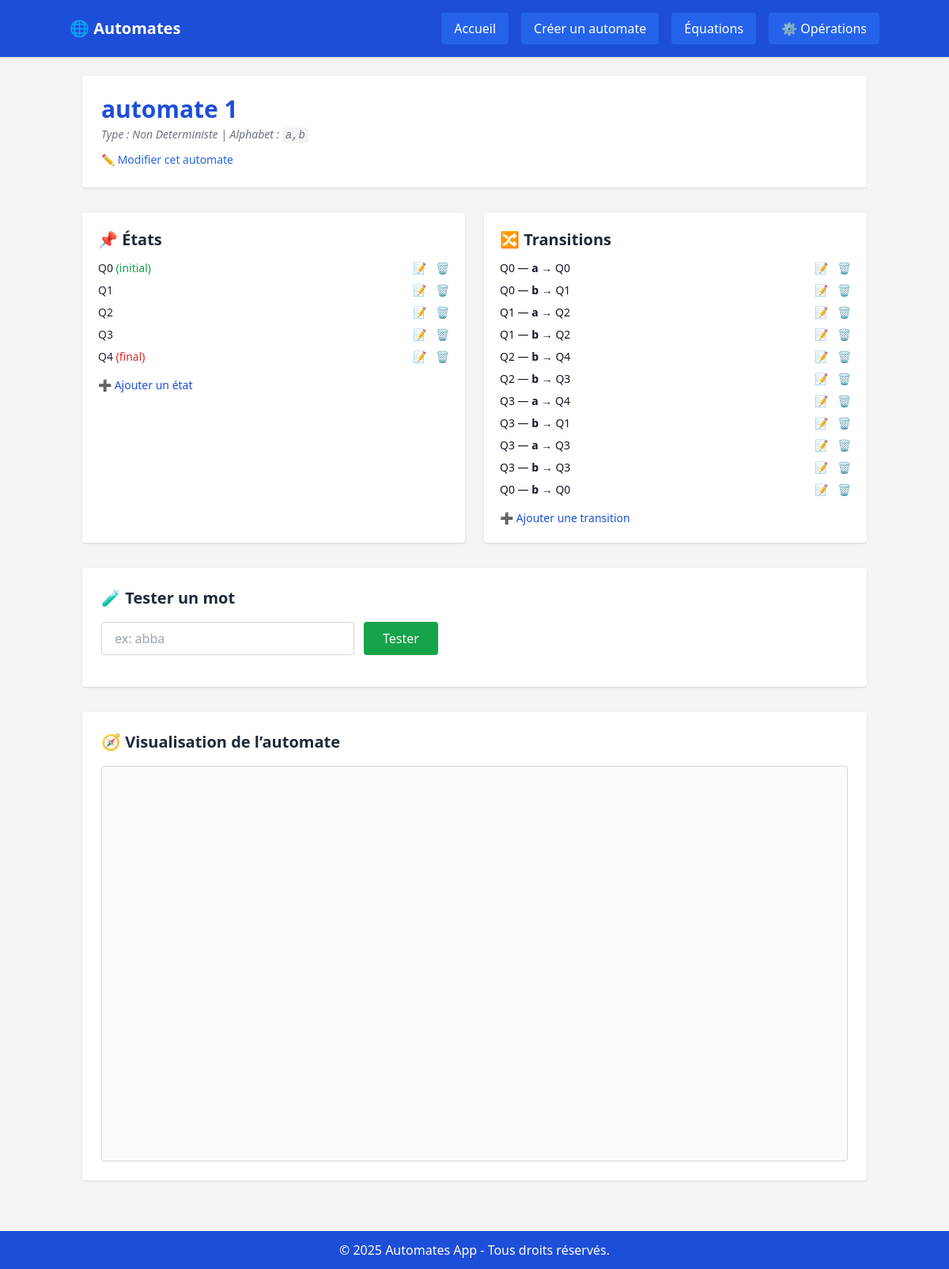
/automates/automate/2/, run on the app's committed database.
### Automates/models.py (models this page shows, shortened)
class Automate(models.Model):
    TYPE_CHOICES = [
        ('DFA', 'Deterministe'),
        ('NFA', 'Non Deterministe'),
        ('EFA', 'Epsilon-transitions'),
    ]
    nom = models.CharField(max_length=100)
    type = models.CharField(max_length=3, choices=TYPE_CHOICES, default='DFA')
    alphabet = models.CharField(max_length=100, help_text="Ex: a,b,c")

class Etat(models.Model):
    automate = models.ForeignKey(Automate, on_delete=models.CASCADE, related_name='etats')
    nom = models.CharField(max_length=50)
    est_initial = models.BooleanField(default=False)
    est_final = models.BooleanField(default=False)

class Transition(models.Model):
    automate = models.ForeignKey(Automate, on_delete=models.CASCADE, related_name='transitions')
    source = models.ForeignKey(Etat, on_delete=models.CASCADE, related_name='transitions_sortantes')
    symbole = models.CharField(max_length=10, help_text="Ex: a, b, ou ε")
    cible = models.ForeignKey(Etat, on_delete=models.CASCADE, related_name='transitions_entrantes')

### Automates/views.py (the view)
# urls.py: path('automate/<int:automate_id>/', views.details_automate, name='details_automate'),
def details_automate(request, automate_id):
    automate = get_object_or_404(Automate, id=automate_id)
    etats = automate.etats.all()
    transitions = automate.transitions.all()
    return render(request, 'automates/details.html', {
        'automate': automate,
        'etats': etats,
        'transitions': transitions
    })

### Automates/templates/automates/details.html (shortened to what this page needs)
{% extends 'automates/base.html' %}
{% block content %}
<div class="max-w-5xl mx-auto space-y-8">
    <div class="bg-white p-6 rounded shadow">
        <h2 class="text-3xl font-bold text-blue-700 mb-1">{{ automate.nom }}</h2>
        <p class="text-sm text-gray-500 italic">
            Type : {{ automate.get_type_display }} | Alphabet : <code class="bg-gray-100 px-1 py-0.5 rounded">{{ automate.alphabet }}</code>
        </p>
        <div class="mt-2">
            <a href="{% url 'modifier_automate' automate.id %}" class="text-blue-600 hover:underline text-sm">✏️ Modifier cet automate</a>
        </div>
    </div>
    <div class="grid grid-cols-1 md:grid-cols-2 gap-6">
        <div class="bg-white p-5 rounded shadow">
            <h3 class="text-xl font-semibold text-gray-800 mb-3">📌 États</h3>
            <ul class="space-y-2">
                {% for etat in etats %}
                <li class="flex justify-between items-center text-sm">
                    <span>
                        <span class="font-medium text-gray-800">{{ etat.nom }}</span>
                        {% if etat.est_initial %}<span class="text-green-600"> (initial)</span>{% endif %}
                        {% if etat.est_final %}<span class="text-red-600"> (final)</span>{% endif %}
                    </span>
                    <span class="space-x-2">
                        <a href="{% url 'modifier_etat' etat.id %}" class="text-blue-600 hover:underline">📝</a>
                        <a href="{% url 'supprimer_etat' etat.id %}" class="text-red-600 hover:underline delete-link">🗑</a>
                    </span>
                </li>
                {% empty %}
                    <li class="text-gray-500 italic">Aucun état enregistré.</li>
                {% endfor %}
            </ul>
            <a href="{% url 'ajouter_etat' automate.id %}" class="inline-block mt-4 text-blue-700 hover:underline text-sm">➕ Ajouter un état</a>
        </div>
        <div class="bg-white p-5 rounded shadow">
            <h3 class="text-xl font-semibold text-gray-800 mb-3">🔀 Transitions</h3>
            <ul class="space-y-2">
                {% for t in transitions %}
                <li class="flex justify-between items-center text-sm">
                    <span>
                        {{ t.source.nom }} — <span class="font-semibold">{{ t.symbole }}</span> → {{ t.cible.nom }}
                    </span>
                    <span class="space-x-2">
                        <a href="{% url 'modifier_transition' t.id %}" class="text-blue-600 hover:underline">📝</a>
                        <a href="{% url 'supprimer_transition' t.id %}" class="text-red-600 hover:underline delete-link">🗑</a>
                    </span>
                </li>
                {% empty %}
                    <li class="text-gray-500 italic">Aucune transition enregistrée.</li>
                {% endfor %}
            </ul>
            <a href="{% url 'ajouter_transition' automate.id %}" class="inline-block mt-4 text-blue-700 hover:underline text-sm">➕ Ajouter une transition</a>
        </div>
    </div>
    <div class="bg-white p-6 rounded shadow">
        <h3 class="text-xl font-semibold text-gray-800 mb-4">🧪 Tester un mot</h3>
        <form id="testMotForm" class="flex flex-col sm:flex-row gap-3">
            <input type="text" id="mot" name="mot" placeholder="ex: abba"
                required class="border border-gray-300 px-4 py-2 rounded w-full sm:max-w-xs">
            <button type="submit"
                class="bg-green-600 hover:bg-green-700 text-white px-6 py-2 rounded transition">Tester</button>
        </form>
    </div>
    <div class="bg-white p-6 rounded shadow">
        <h3 class="text-xl font-semibold mb-4 text-gray-800">🧭 Visualisation de l’automate</h3>
        <div id="automateGraph" class="w-full h-[500px] border border-gray-300 rounded bg-gray-50"></div>
    </div>
</div>
{% endblock %}

### data on the page
Automate: nom "automate 1", type "Non Deterministe", alphabet "a,b"
Etat: nom "Q0", est_initial "(initial)"
Etat: nom "Q1"
Etat: nom "Q2"
Etat: nom "Q3"
Etat: nom "Q4", est_final "(final)"
Transition: source.nom "Q0", symbole "a", cible.nom "Q0"
Transition: source.nom "Q0", symbole "b", cible.nom "Q1"
Transition: source.nom "Q1", symbole "a", cible.nom "Q2"
Transition: source.nom "Q1", symbole "b", cible.nom "Q2"
Transition: source.nom "Q2", symbole "b", cible.nom "Q4"
Transition: source.nom "Q2", symbole "b", cible.nom "Q3"
Transition: source.nom "Q3", symbole "a", cible.nom "Q4"
Transition: source.nom "Q3", symbole "b", cible.nom "Q1"
Transition: source.nom "Q3", symbole "a", cible.nom "Q3"
Transition: source.nom "Q3", symbole "b", cible.nom "Q3"
Transition: source.nom "Q0", symbole "b", cible.nom "Q0"
